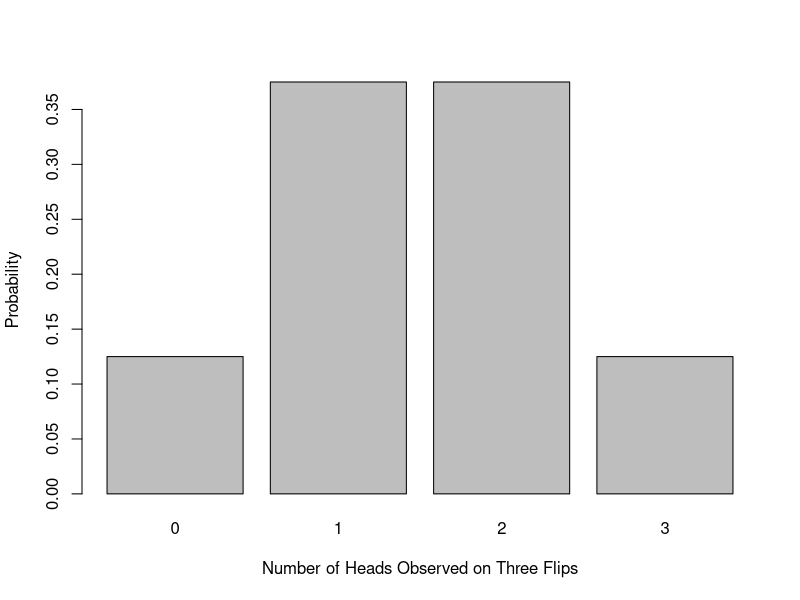
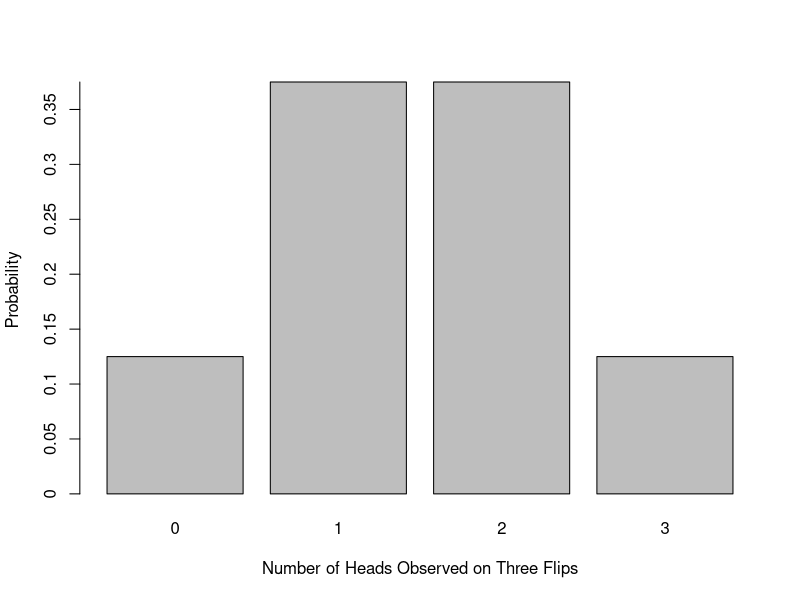
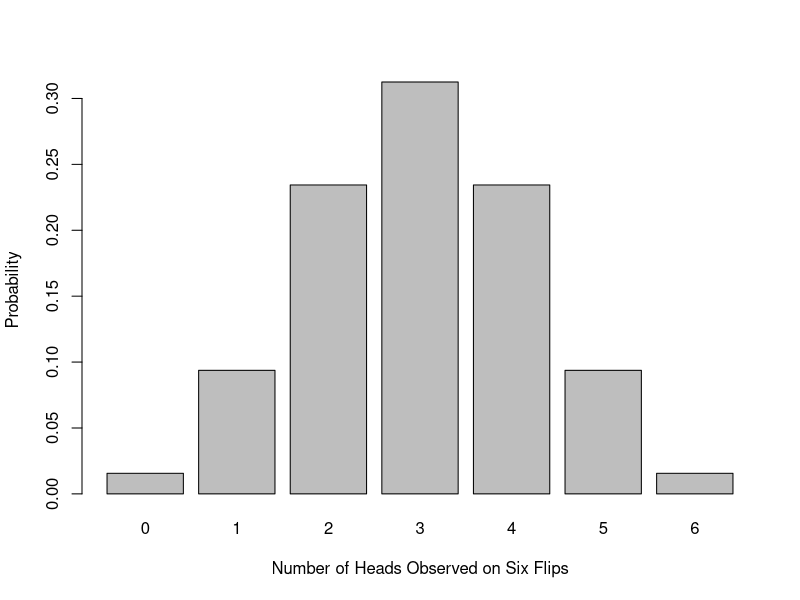
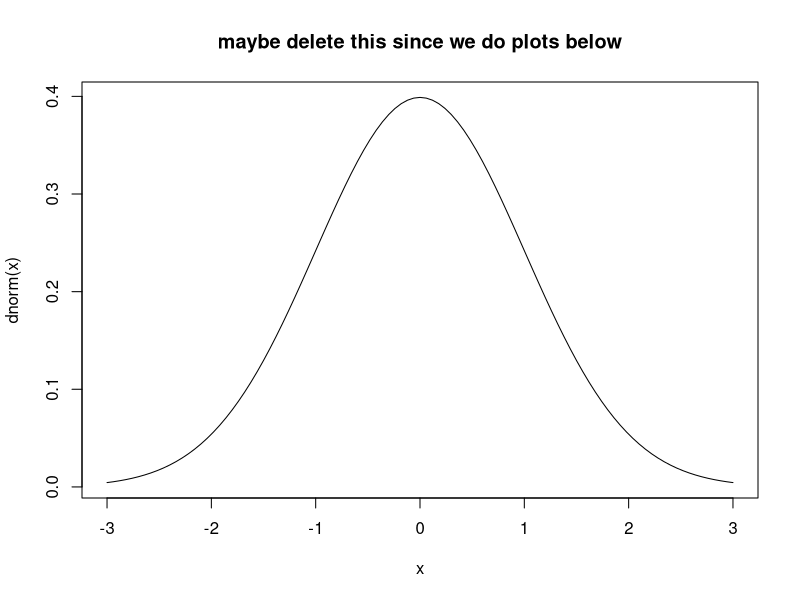
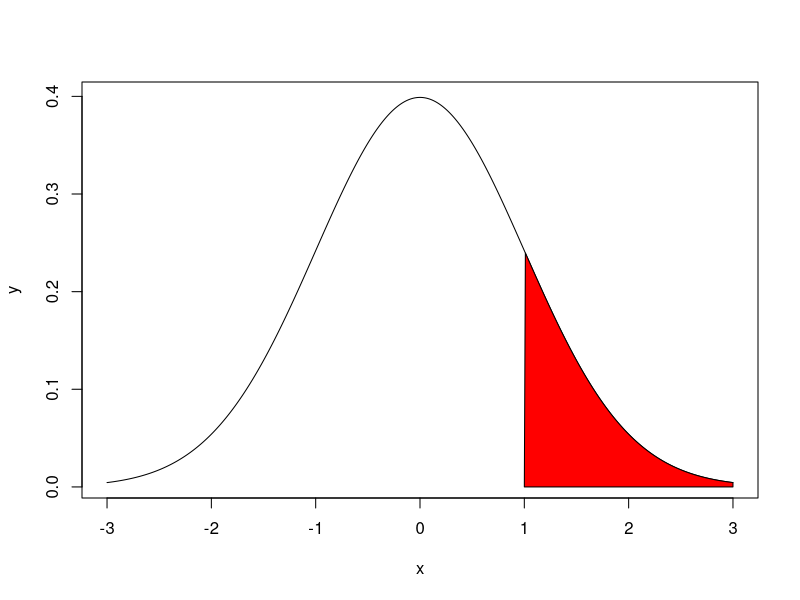
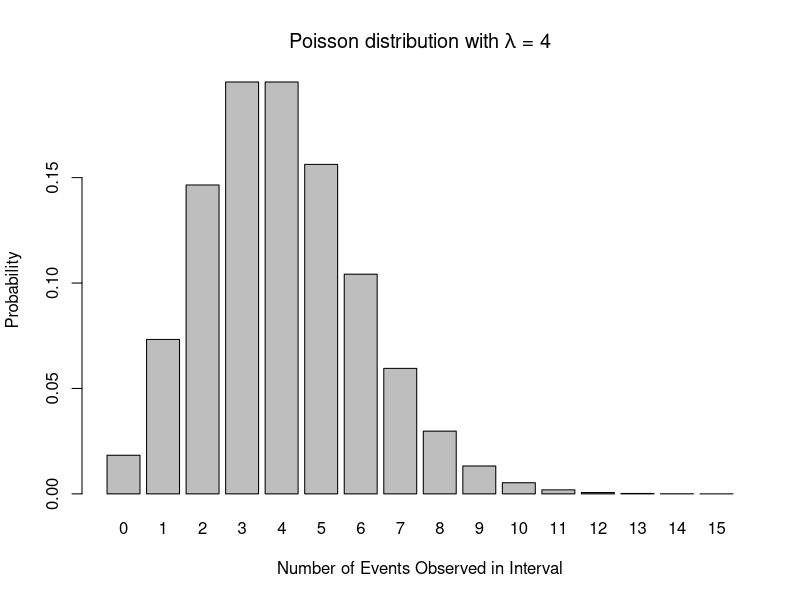

Generate these figures, in order, with R:
## ---- chunk 1
## Why does this need cbind?
knitr::kable(cbind.data.frame('# Heads' = 0:3, 'Probability' = c('1/8', '3/8', '3/8', '1/8')), 
             align = 'c')
## ---- chunk 2
library(knitr)
tmpTab <- cbind.data.frame(x = 0:3, 'P(X=x)' = c('1/8', '3/8', '3/8', '1/8'))
kable(tmpTab, align = 'c')
## ---- chunk 3
x <- 0:3
y <- dbinom(x, 3, 0.5)
barplot(y, names.arg = x, xlab = 'Number of Heads Observed on Three Flips', ylab = 'Probability')
## ---- chunk 4
flipCoin3 <- function() {
    dat <- rbinom(3, 1, 0.5)
    sum(dat)
}
nSims <- 1000
simRes <- replicate(nSims, flipCoin3())
prop.table(table(simRes))
## ---- chunk 5
tmpTab <- cbind.data.frame(x = 0:3, 'P(X=x)' = c('1/8', '3/8', '3/8', '1/8'))
kable(tmpTab, align = 'c')
## ---- chunk 6
x <- 0:3
y <- dbinom(x, 3, 0.5)
barplot(y, names.arg = x, xlab = 'Number of Heads Observed on Three Flips', ylab = 'Probability', yaxt='n')
axis(side = 2, at = seq(0, 0.45, by = 0.05), pos = c(0, 0), labels = seq(0, 0.45, by = 0.05))
## ---- chunk 7
x <- 0:6
y <- dbinom(x, max(x), 0.5)
barplot(y, names.arg = x, xlab = 'Number of Heads Observed on Six Flips', ylab = 'Probability')
## ---- chunk 8
curve(dnorm(x), from = -3, to = 3, main = 'maybe delete this since we do plots below')
## ---- chunk 9
x <- seq(-3, 3, 0.01)
y <- dnorm(x)
plot(x, y, type = 'l')
polygon(c(x[x > 1], max(x), 1), c(y[x > 1], 0, 0), col = 'red')
## ---- chunk 10
x <- 0:15
y <- dpois(x, lambda = 4)
barplot(y, names.arg = x, xlab = 'Number of Events Observed in Interval', ylab = 'Probability', main = expression(paste("Poisson distribution with ", lambda, " = 4")))
